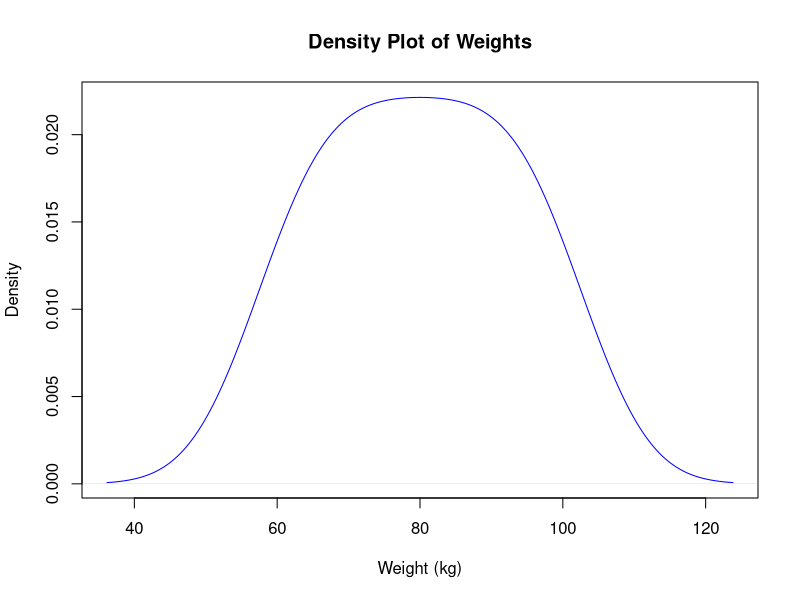

The R script that drew this image:
weights <- c(60, 65, 70, 75, 80, 85, 90, 95, 100)
plot(density(weights), 
     main = "Density Plot of Weights",
     xlab = "Weight (kg)", 
     ylab = "Density",
     col = "blue")
